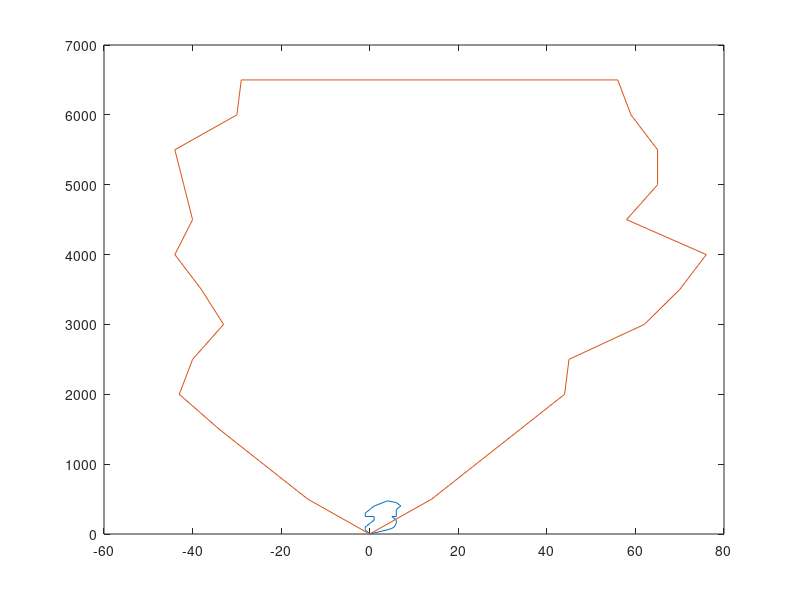

This chart was generated by the following MATLAB code:
indoorX = -[0 -4 -5 -5.5 -6 -6 -5 -6 -6 -6 -7 -6 -4 -4 -3 -1 0 1 1 -1 -1 0 1 1 1 0];
indoorY = [0 60 80 100 150 200 250 250 300 350 400 450 475 475 450 400 350 300 250 250 200 150 100 80 60 0];

outdoorX = [0 -14 -24 -34 -43 -40 -33 -38 -44 -40 -42 -44 -30 -29 56 59 65 65 58 76 70 62 45 44 34 24 14 0];
outdoorY = [0 500 1000 1500 2000 2500 3000 3500 4000 4500 5000 5500 6000 6500 6500 6000 5500 5000 4500 4000 3500 3000 2500 2000 1500 1000 500 0];


plot(indoorX, indoorY);
hold on;
plot(outdoorX, outdoorY);